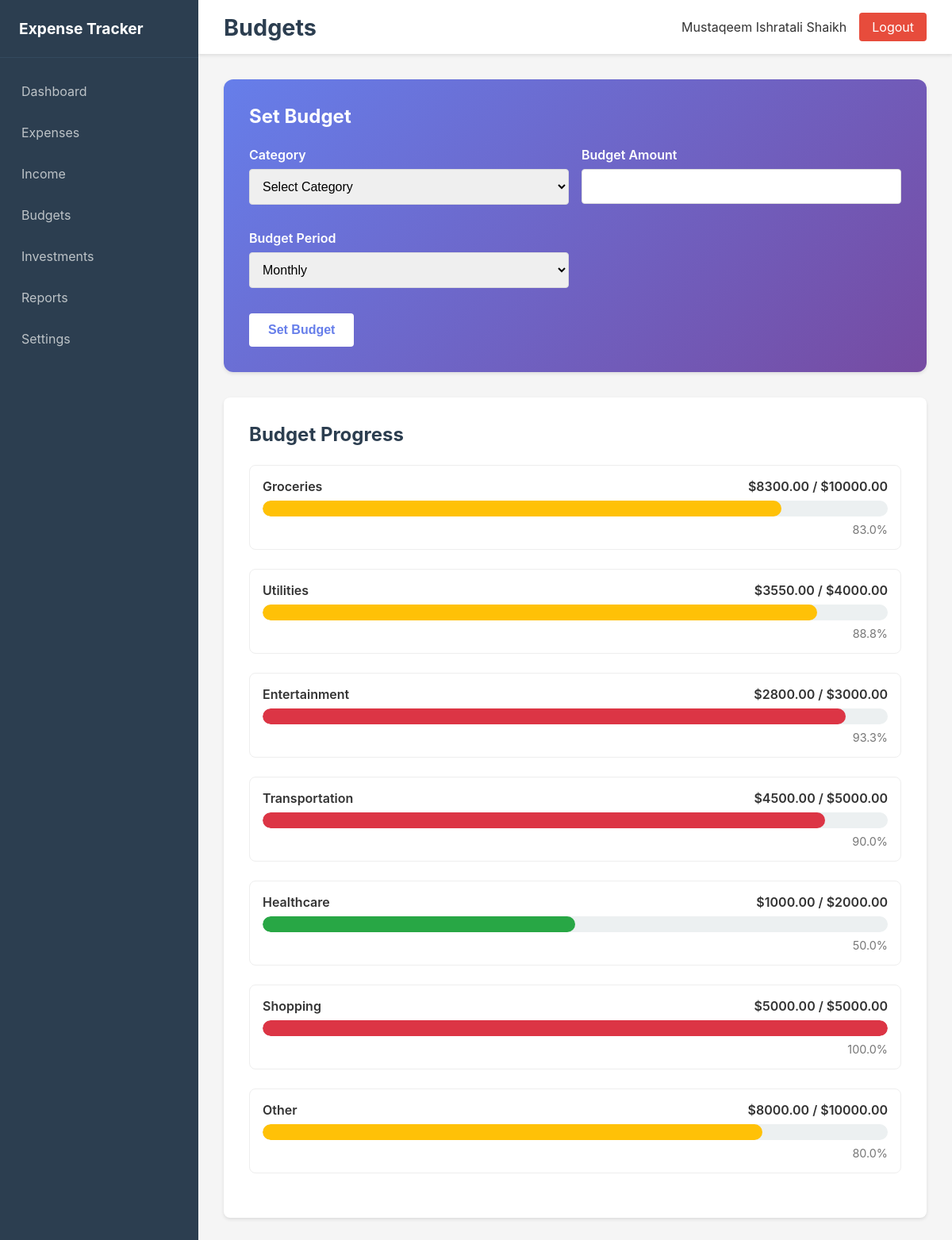
The page /budgets (signed in) on the database its author committed.
### app/models.py (models this page shows)
class Budget(db.Model):
    id = db.Column(db.Integer, primary_key=True)
    user_id = db.Column(db.Integer, db.ForeignKey('user.id'), nullable=False)
    category = db.Column(db.String(50), nullable=False)
    amount = db.Column(db.Float, nullable=False)
    period = db.Column(db.String(20), default='monthly')
    created_at = db.Column(db.DateTime, default=datetime.utcnow)

### app/routes/budgets.py (the view, shortened to what this page needs)
@budgets_bp.route('/budgets', methods=['GET', 'POST'])
def budgets():
    if 'user_id' not in session:
        return redirect(url_for('auth.login'))
    budgets = Budget.query.filter_by(user_id=session['user_id']).all()
    for budget in budgets:
        try:
            spent = db.session.query(func.coalesce(func.sum(Expense.amount), 0)).filter(
                Expense.user_id == session['user_id'],
                Expense.category == budget.category
            ).scalar() or 0
            budget.spent = float(spent)
        except Exception as e:
            print(f"Error calculating spent amount: {e}")
            budget.spent = 0.0
    return render_template('budgets.html', budgets=budgets)

### app/templates/budgets.html (shortened to what this page needs)
{% extends "base.html" %}
{% block page_title %}Budgets{% endblock %}
{% block content %}
<div class="budgets-content">
    <div class="form-section">
        <h3>Set Budget</h3>
        <form method="POST" class="budget-form">
            <div class="form-row">
                <div class="form-group">
                    <label for="category">Category</label>
                    <select name="category" id="category" required>
                        <option value="">Select Category</option>
                    </select>
                </div>
                <div class="form-group">
                    <label for="amount">Budget Amount</label>
                    <input type="number" name="amount" id="amount" step="0.01" required>
                </div>
            </div>
            <div class="form-row">
                <div class="form-group">
                    <label for="period">Budget Period</label>
                    <select name="period" id="period" required>
                        <option value="monthly">Monthly</option>
                    </select>
                </div>
            </div>
            <button type="submit" class="btn btn-primary">Set Budget</button>
        </form>
    </div>
    <div class="budget-progress">
        <h3>Budget Progress</h3>
        {% if budgets %}
            {% for budget in budgets %}
            <div class="progress-item">
                <div class="progress-header">
                    <span>{{ budget.category }}</span>
                    <span>${{ "%.2f"|format(budget.spent) }} / ${{ "%.2f"|format(budget.amount) }}</span>
                </div>
                <div class="progress-bar">
                    {% set progress = (budget.spent / budget.amount * 100) if budget.amount > 0 else 0 %}
                    {% if progress < 70 %}
                        {% set color = '#28a745' %}
                    {% elif progress < 90 %}
                        {% set color = '#ffc107' %}
                    {% else %}
                        {% set color = '#dc3545' %}
                    {% endif %}
                    {% set width = 100 if progress > 100 else progress %}
                    <div class="progress-fill" style="width: {{ width }}%; background-color: {{ color }};"></div>
                </div>
                <div class="progress-percentage">{{ "%.1f"|format(progress) }}%</div>
            </div>
            {% endfor %}
        {% else %}
            <p class="no-data">No budgets set yet</p>
        {% endif %}
    </div>
</div>
{% endblock %}

### app/static/css/style.css (style rules this page uses)
* { margin: 0; padding: 0; box-sizing: border-box; }
body { font-family: -apple-system, BlinkMacSystemFont, 'Segoe UI', Roboto, sans-serif; background-color: #f5f5f5; color: #333; }
.form-section { background: white; padding: 2rem; border-radius: 8px; box-shadow: 0 2px 4px rgba(0,0,0,0.1); margin-bottom: 2rem; }
.form-section h3 { margin-bottom: 1.5rem; color: #2c3e50; font-size: 1.5rem; }
.expense-form, .income-form, .budget-form, .investment-form, .report-form, .settings-form { max-width: 100%; }
.form-row { display: grid; grid-template-columns: 1fr 1fr; gap: 1rem; margin-bottom: 1rem; }
.form-group { margin-bottom: 1rem; }
.form-group label { display: block; margin-bottom: 0.5rem; color: #555; font-weight: 600; }
.form-group input, .form-group select, .form-group textarea { width: 100%; padding: 0.75rem; border: 1px solid #ddd; border-radius: 4px; font-size: 1rem; transition: border-color 0.3s ease; }
.history-section, .recent-transactions, .budget-progress, .recent-reports { background: white; padding: 2rem; border-radius: 8px; box-shadow: 0 2px 4px rgba(0,0,0,0.1); margin-top: 2rem; }
.history-section h3, .recent-transactions h3, .budget-progress h3, .recent-reports h3 { margin-bottom: 1.5rem; color: #2c3e50; font-size: 1.5rem; }
.btn { padding: 0.75rem 1.5rem; border: none; border-radius: 4px; cursor: pointer; font-size: 1rem; text-decoration: none; display: inline-block; transition: all 0.3s ease; }
.btn-primary { background-color: #3498db; color: white; }
.progress-item { margin-bottom: 1.5rem; padding: 1rem; border: 1px solid #eee; border-radius: 8px; }
.progress-header { display: flex; justify-content: space-between; align-items: center; margin-bottom: 0.5rem; font-weight: 600; }
.progress-bar { height: 20px; background-color: #ecf0f1; border-radius: 10px; overflow: hidden; margin-bottom: 0.5rem; }
.progress-fill { height: 100%; transition: width 0.3s ease; border-radius: 10px; }
.progress-percentage { text-align: right; font-size: 0.9rem; color: #777; }
.form-section { background: linear-gradient(135deg, #667eea 0%, #764ba2 100%); color: white; border-radius: 12px; }
.form-section h3 { color: white; margin-bottom: 1.5rem; }
.form-section label { color: white; font-weight: 600; }
.form-section .btn-primary { background: white; color: #667eea; border: none; font-weight: 600; }

### rows shown on the page
Budget: category "Groceries", spent "8300.00", amount "10000.00", progress "83.0"
Budget: category "Utilities", spent "3550.00", amount "4000.00", {{ width }} 88.75 (drawn), progress "88.8"
Budget: category "Entertainment", spent "2800.00", amount "3000.00", {{ width }} 93.33333333333333 (drawn), progress "93.3"
Budget: category "Transportation", spent "4500.00", amount "5000.00", progress "90.0"
Budget: category "Healthcare", spent "1000.00", amount "2000.00", progress "50.0"
Budget: category "Shopping", spent "5000.00", amount "5000.00", progress "100.0"
Budget: category "Other", spent "8000.00", amount "10000.00", progress "80.0"

### other values the page prints
{{ session.get('user_name', 'User') }} "Mustaqeem Ishratali Shaikh"
